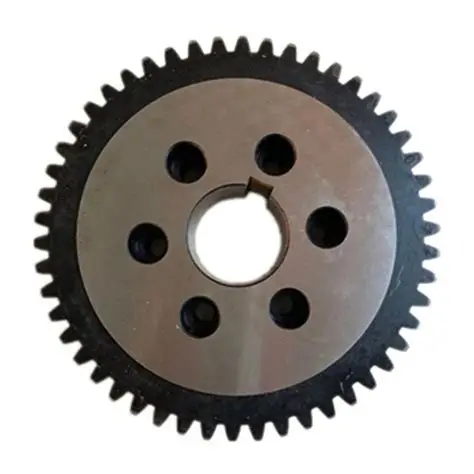
#> input picture gear_3.png, 474 x 474 px, found by its file name
$ python main.py
#> lines starting #> are read from the running program, lines starting #| are printed output that depends on the picture; after the words box and inside, x2 and y2 are one past the last pixel; in counts of white or black regions, pixels touching at a corner belong together
#!/usr/bin/env python3
# -*- coding: utf-8 -*-

import os
import json
import math
import argparse
from dataclasses import dataclass, asdict
from pathlib import Path
from typing import Dict, Any, Optional, Tuple, List

import cv2
import numpy as np
import matplotlib.pyplot as plt
from scipy.signal import find_peaks, savgol_filter, medfilt


# =========================
# 1) Configuration & CLI
# =========================

@dataclass
class Config:
    # Paths
    input_image: str = "gear_3.png"
    out_dir: str = "Output"

    # Preprocessing
    clahe_clip: float = 2.0
    clahe_grid: Tuple[int, int] = (8, 8)
    gaussian_kernel: Tuple[int, int] = (3, 3)

    # Thresholding
    min_thresh: int = 50
    max_thresh: int = 200
    otsu_fallback: bool = True

    # Morphology
    open_kernel: Tuple[int, int] = (3, 3)
    close_kernel: Tuple[int, int] = (5, 5)
    open_iter: int = 1
    close_iter: int = 2

    # Segmentation
    min_gear_area_ratio: float = 0.05     # gear area at least 5% of image
    min_circularity: float = 0.4          # 4*pi*A/P^2 threshold to filter blobs

    # Radial sampling
    radial_samples: int = 2048            # uniform angle samples
    add_quantile: float = 0.90
    ded_quantile: float = 0.10

    # Tooth counting (primary)
    expected_teeth_min: int = 12
    expected_teeth_max: int = 120
    peak_prominence_factor: float = 0.4   # multiplier on signal std for prominence
    peak_window_clean: int = 15
    peak_window_moderate: int = 25
    peak_window_noisy: int = 35

    # Tooth counting (FFT fallback)
    fft_enabled: bool = True

    # Visualization
    show_plots: bool = False
    save_plots: bool = True
    fig_dpi: int = 120

    # Output
    save_json: bool = True
    save_overlay: bool = True
    save_csv_profile: bool = True

    # Calibration
    pixels_per_mm: Optional[float] = None  # set to convert px->mm


def parse_args() -> Config:
    p = argparse.ArgumentParser(description="Gear analysis pipeline")
    p.add_argument("--input", "-i", type=str, default="gear_3.png", help="Path to input image")
    p.add_argument("--out", "-o", type=str, default="Output", help="Output directory")
    p.add_argument("--show", action="store_true", help="Show plots interactively")
    p.add_argument("--save-plots", action="store_true", help="Save plots to output")
    p.add_argument("--ppm", type=float, default=None, help="Pixels per millimeter (calibration)")

    args = p.parse_args()
    cfg = Config(
        input_image=args.input,
        out_dir=args.out,
        show_plots=args.show,
        save_plots=(args.save_plots or True),
        pixels_per_mm=args.ppm,
    )
    return cfg


# ================================
# 2) Utilities: IO & Visualization
# ================================

def ensure_out_dir(path: str) -> Path:
    out = Path(path)
    out.mkdir(parents=True, exist_ok=True)
    return out


def save_plot(fig: plt.Figure, out_dir: Path, name: str, dpi: int = 120):
    out_path = out_dir / f"{name}.png"
    fig.tight_layout()
    fig.savefig(str(out_path), dpi=dpi)
    plt.close(fig)


def show_or_save(fig: plt.Figure, cfg: Config, out_dir: Path, name: str):
    if cfg.save_plots:
        save_plot(fig, out_dir, name, dpi=cfg.fig_dpi)
    if cfg.show_plots:
        fig.show()


# ================================
# 3) Image Loading & Validation
# ================================

def load_image(path: str) -> np.ndarray:
    img = cv2.imread(path, cv2.IMREAD_COLOR)
    if img is None:
        raise FileNotFoundError(f"Could not read image: {path}")
    return img


# ====================================
# 4) Preprocessing & Auto Thresholding
# ====================================

def auto_threshold(gray_img: np.ndarray, cfg: Config) -> Tuple[np.ndarray, bool, Dict[str, Any]]:
    h, w = gray_img.shape
    cx, cy = w // 2, h // 2

    # Adaptive region sampling
    center_size = min(40, h // 8, w // 8)
    border_size = min(30, h // 10, w // 10)

    center_region = gray_img[cy - center_size:cy + center_size, cx - center_size:cx + center_size]

    border_samples = [
        gray_img[:border_size, :].ravel(),
        gray_img[-border_size:, :].ravel(),
        gray_img[:, :border_size].ravel(),
        gray_img[:, -border_size:].ravel(),
    ]
    corner_size = max(1, border_size // 2)
    border_samples.extend([
        gray_img[:corner_size, :corner_size].ravel(),
        gray_img[:corner_size, -corner_size:].ravel(),
        gray_img[-corner_size:, :corner_size].ravel(),
        gray_img[-corner_size:, -corner_size:].ravel(),
    ])
    all_border = np.concatenate(border_samples)

    # Clean border stats
    border_clean = all_border[
        (all_border >= np.percentile(all_border, 5)) &
        (all_border <= np.percentile(all_border, 95))
    ]
    center_mean = float(np.mean(center_region))
    center_std = float(np.std(center_region))
    border_mean = float(np.mean(border_clean))
    border_std = float(np.std(border_clean))

    invert = center_mean < border_mean
    intensity_gap = abs(border_mean - center_mean)

    flag = cv2.THRESH_BINARY_INV if invert else cv2.THRESH_BINARY
    manual_threshold = max(cfg.min_thresh, min(cfg.max_thresh, int((center_mean + border_mean) / 2))) \
        if intensity_gap > 20 else None

    bin_manual = None
    if manual_threshold is not None:
        _, bin_manual = cv2.threshold(gray_img, manual_threshold, 255, flag)

    if cfg.otsu_fallback:
        _, bin_otsu = cv2.threshold(gray_img, 0, 255, flag + cv2.THRESH_OTSU)
    else:
        bin_otsu = None

    if bin_manual is not None and intensity_gap > 30:
        final_binary = bin_manual
        method_used = f"Manual (thresh={manual_threshold})"
    elif bin_otsu is not None:
        final_binary = bin_otsu
        method_used = "Otsu"
    else:
        # fallback: manual or mid threshold
        t = manual_threshold if manual_threshold is not None else (cfg.min_thresh + cfg.max_thresh) // 2
        _, final_binary = cv2.threshold(gray_img, t, 255, flag)
        method_used = f"Fallback (thresh={t})"

    # Morphological cleanup
    k_open = cv2.getStructuringElement(cv2.MORPH_ELLIPSE, cfg.open_kernel)
    k_close = cv2.getStructuringElement(cv2.MORPH_ELLIPSE, cfg.close_kernel)
    final_binary = cv2.morphologyEx(final_binary, cv2.MORPH_OPEN, k_open, iterations=cfg.open_iter)
    final_binary = cv2.morphologyEx(final_binary, cv2.MORPH_CLOSE, k_close, iterations=cfg.close_iter)

    debug = dict(center_mean=center_mean, center_std=center_std,
                 border_mean=border_mean, border_std=border_std,
                 intensity_gap=intensity_gap, invert=invert, method_used=method_used)
    return final_binary, invert, debug


def preprocess(img: np.ndarray, cfg: Config, out_dir: Path) -> Dict[str, Any]:
    gray = cv2.cvtColor(img, cv2.COLOR_BGR2GRAY)

    clahe = cv2.createCLAHE(clipLimit=cfg.clahe_clip, tileGridSize=cfg.clahe_grid)
    gray_eq = clahe.apply(gray)

    blurred = cv2.GaussianBlur(gray_eq, cfg.gaussian_kernel, 0)

    binary, inverted, th_debug = auto_threshold(blurred, cfg)

    # Visualization
    fig = plt.figure(figsize=(10, 3))
    plt.subplot(1, 3, 1); plt.title("Gray"); plt.axis("off"); plt.imshow(gray, cmap="gray")
    plt.subplot(1, 3, 2); plt.title("CLAHE"); plt.axis("off"); plt.imshow(gray_eq, cmap="gray")
    plt.subplot(1, 3, 3); plt.title(f"Binary (invert={inverted})"); plt.axis("off"); plt.imshow(binary, cmap="gray")
    show_or_save(fig, cfg, out_dir, "01_preprocess")

    return dict(gray=gray, gray_eq=gray_eq, binary=binary, inverted=inverted, debug=th_debug)


# ==========================================
# 5) Gear Segmentation, Contour & Validation
# ==========================================

def select_gear_mask(binary: np.ndarray, cfg: Config, out_dir: Path) -> Tuple[np.ndarray, Optional[np.ndarray]]:
    mask = binary.copy()

    # Keep largest external contour
    cnts, _ = cv2.findContours(mask, cv2.RETR_EXTERNAL, cv2.CHAIN_APPROX_SIMPLE)
    if not cnts:
        return mask, None

    areas = [cv2.contourArea(c) for c in cnts]
    largest = cnts[int(np.argmax(areas))]

    canvas = np.zeros_like(mask)
    cv2.drawContours(canvas, [largest], -1, 255, -1)
    mask = canvas

    # Validate by area and circularity
    h, w = mask.shape
    area = float(cv2.contourArea(largest))
    area_ratio = area / float(h * w)
    perim = float(cv2.arcLength(largest, True))
    circularity = (4 * math.pi * area) / (perim * perim + 1e-9)

    if area_ratio < cfg.min_gear_area_ratio or circularity < cfg.min_circularity:
        # Not a valid gear-like blob
        pass

    cv2.imwrite(str(out_dir / "gear_mask.png"), mask)

    fig = plt.figure(figsize=(4, 4))
    plt.title("Mask (Largest Component)"); plt.axis("off"); plt.imshow(mask, cmap="gray")
    show_or_save(fig, cfg, out_dir, "02_mask")
    return mask, largest


# ====================================
# 6) Center & Radii (Add, Ded, Pitch)
# ====================================

def robust_radius(contour: np.ndarray, center: Tuple[float, float], top_k: int = 200, mode: str = "max") -> float:
    cx, cy = center
    pts = contour[:, 0, :]
    d = np.hypot(pts[:, 0] - cx, pts[:, 1] - cy)
    vals = np.sort(d)
    k = min(top_k, len(vals))
    if k <= 0:
        return float(np.mean(d)) if d.size > 0 else 0.0
    if mode == "max":
        return float(np.mean(vals[-k:]))
    return float(np.mean(vals[:k]))


def center_from_moments(mask: np.ndarray) -> Tuple[float, float]:
    M = cv2.moments(mask, binaryImage=True)
    if M["m00"] == 0:
        ys, xs = np.where(mask > 0)
        return float(np.mean(xs)), float(np.mean(ys))
    cx = M["m10"] / M["m00"]
    cy = M["m01"] / M["m00"]
    return float(cx), float(cy)


def estimate_radii(mask: np.ndarray, outer_contour: np.ndarray, cfg: Config, out_dir: Path, img: np.ndarray) -> Dict[str, Any]:
    cx, cy = center_from_moments(mask)

    r_add = robust_radius(outer_contour, (cx, cy), mode="max")
    r_ded = robust_radius(outer_contour, (cx, cy), mode="min")
    r_pitch = 0.5 * (r_add + r_ded)

    # Find largest inner child as bore (if any)
    contours, hierarchy = cv2.findContours(mask, cv2.RETR_TREE, cv2.CHAIN_APPROX_NONE)
    r_hole = None
    if hierarchy is not None:
        hierarchy = hierarchy[0]
        outer_idx = int(np.argmax([cv2.contourArea(c) for c in contours]))
        child_idxs = [i for i, h in enumerate(hierarchy) if h[3] == outer_idx]
        if child_idxs:
            inner_idx = max(child_idxs, key=lambda i: cv2.contourArea(contours[i]))
            r_hole = robust_radius(contours[inner_idx], (cx, cy), mode="max")

    # Diagnostic overlay of circles
    diag = img.copy()
    for r in [r_ded, r_pitch, r_add]:
        cv2.circle(diag, (int(cx), int(cy)), int(max(1, r)), (0, 255, 0), 2)
    if r_hole:
        cv2.circle(diag, (int(cx), int(cy)), int(max(1, r_hole)), (255, 0, 0), 2)
    cv2.circle(diag, (int(cx), int(cy)), 4, (0, 0, 255), -1)
    cv2.imwrite(str(out_dir / "gear_radii_overlay.png"), diag)

    fig = plt.figure(figsize=(5, 5))
    plt.title("Center & Radii"); plt.axis("off"); plt.imshow(cv2.cvtColor(diag, cv2.COLOR_BGR2RGB))
    show_or_save(fig, cfg, out_dir, "03_radii")

    return dict(cx=cx, cy=cy, r_add=r_add, r_ded=r_ded, r_pitch=r_pitch, r_hole=r_hole)


# ======================================
# 7) Radial Profile & Tooth Counting
# ======================================

def radial_profile_from_contour(outer_contour: np.ndarray, cx: float, cy: float, samples: int) -> Tuple[np.ndarray, np.ndarray]:
    pts = outer_contour[:, 0, :]
    theta = np.mod(np.arctan2(pts[:, 1] - cy, pts[:, 0] - cx), 2 * np.pi)
    r = np.hypot(pts[:, 0] - cx, pts[:, 1] - cy)
    idx = np.argsort(theta)
    theta_sorted, r_sorted = theta[idx], r[idx]
    tgrid = np.linspace(0, 2 * np.pi, samples, endpoint=False)
    # Repeat to ensure coverage in interpolation wrap
    theta2 = np.concatenate([theta_sorted, theta_sorted + 2 * np.pi])
    r2 = np.concatenate([r_sorted, r_sorted])
    rgrid = np.interp(tgrid, theta2, r2)
    return tgrid, rgrid


def tooth_count_peaks(tgrid: np.ndarray, rgrid: np.ndarray, cfg: Config, out_dir: Path, label: str, do_plot: bool) -> Tuple[int, Dict[str, Any]]:
    # Center, median filter, adaptive smoothing
    r_centered = rgrid - np.mean(rgrid)
    r_median = medfilt(r_centered, kernel_size=15) + np.mean(rgrid)

    signal_std = float(np.std(r_median))
    signal_range = float(np.max(r_median) - np.min(r_median))
    noise_level = signal_std / (signal_range + 1e-9)

    if noise_level < 0.05:
        window_length = cfg.peak_window_clean
    elif noise_level < 0.10:
        window_length = cfg.peak_window_moderate
    else:
        window_length = cfg.peak_window_noisy
    if window_length % 2 == 0:
        window_length += 1

    r_smooth = savgol_filter(r_median, window_length=window_length, polyorder=3)

    # Expected min distance between peaks
    N = len(tgrid)
    min_dist_cons = max(1, N // max(cfg.expected_teeth_max, 3))
    min_dist_lib = max(1, N // max(cfg.expected_teeth_min, 3))

    prom = max(1e-6, cfg.peak_prominence_factor * float(np.std(r_smooth - np.mean(r_smooth))))

    peaks_cons, props_cons = find_peaks(r_smooth, distance=min_dist_cons, prominence=prom, width=2)
    peaks_lib, props_lib = find_peaks(r_smooth, distance=min_dist_lib, prominence=0.6 * prom, width=1)

    def validate_regular(peaks: np.ndarray, tol: float = 0.3) -> Tuple[np.ndarray, bool]:
        if peaks is None or len(peaks) < 4:
            return peaks, False
        angles = tgrid[peaks]
        ang_sorted = np.sort(angles)
        diffs = np.diff(ang_sorted)
        diffs = np.append(diffs, 2 * np.pi - (ang_sorted[-1] - ang_sorted[0]))
        expected = 2 * np.pi / max(1, len(peaks))
        dev = np.abs(diffs - expected) / (expected + 1e-9)
        regular_idx = [i for i in range(len(peaks)) if (i < len(dev) and dev[i] < tol)]
        is_regular = (len(regular_idx) >= 0.8 * len(peaks))
        return peaks if is_regular else peaks, is_regular

    cons_valid, cons_regular = validate_regular(peaks_cons)
    lib_valid, lib_regular = validate_regular(peaks_lib)

    cons_count = len(cons_valid)
    lib_count = len(lib_valid)

    # Decision
    if cons_regular and cfg.expected_teeth_min <= cons_count <= cfg.expected_teeth_max:
        final_peaks = cons_valid
        method = "conservative_regular"
    elif lib_regular and cfg.expected_teeth_min <= lib_count <= cfg.expected_teeth_max:
        final_peaks = lib_valid
        method = "liberal_regular"
    elif cons_regular:
        final_peaks = cons_valid
        method = "conservative_extended"
    elif lib_regular:
        final_peaks = lib_valid
        method = "liberal_extended"
    else:
        # pick closer to geometric mean of range
        target = math.sqrt(cfg.expected_teeth_min * cfg.expected_teeth_max)
        final_peaks = peaks_cons if abs(cons_count - target) < abs(lib_count - target) else peaks_lib
        method = "fallback_closest"

    count = int(len(final_peaks))

    # Plot if requested
    if do_plot:
        fig = plt.figure(figsize=(14, 6))
        ax1 = fig.add_subplot(2, 2, 1)
        ax1.plot(tgrid, rgrid, alpha=0.4, label="Raw")
        ax1.plot(tgrid, r_median, alpha=0.7, label="Median")
        ax1.plot(tgrid, r_smooth, label="Smoothed")
        ax1.set_title("Signal processing")
        ax1.legend(); ax1.grid(alpha=0.3)

        ax2 = fig.add_subplot(2, 2, 2)
        ax2.plot(tgrid, r_smooth, label="Smoothed")
        ax2.plot(tgrid[peaks_cons], r_smooth[peaks_cons], "bo", label=f"Conservative {len(peaks_cons)}")
        ax2.plot(tgrid[peaks_lib], r_smooth[peaks_lib], "go", label=f"Liberal {len(peaks_lib)}")
        ax2.plot(tgrid[final_peaks], r_smooth[final_peaks], "ro", label=f"Final {len(final_peaks)}")
        ax2.set_title("Peak detection"); ax2.legend(); ax2.grid(alpha=0.3)

        ax3 = fig.add_subplot(2, 2, 3, projection="polar")
        ax3.plot(tgrid, r_smooth)
        if len(final_peaks) > 0:
            ax3.plot(tgrid[final_peaks], r_smooth[final_peaks], "ro")
        ax3.set_title(f"Polar view - {count} teeth")

        ax4 = fig.add_subplot(2, 2, 4)
        if len(final_peaks) > 1:
            peak_angles = np.sort(tgrid[final_peaks]) * 180 / np.pi
            diffs = np.diff(peak_angles)
            diffs = np.append(diffs, 360 - (peak_angles[-1] - peak_angles[0]))
            expected_deg = 360 / max(1, len(final_peaks))
            ax4.bar(range(len(diffs)), diffs, alpha=0.7)
            ax4.axhline(expected_deg, color="r", linestyle="--", label=f"Expected {expected_deg:.1f}°")
            ax4.legend()
        ax4.set_title("Angular spacing")

        show_or_save(fig, cfg, out_dir, f"04_peaks_{label}")

    info = dict(method=method, cons_count=cons_count, lib_count=lib_count,
                noise_level=float(noise_level), window_length=int(window_length),
                prominence=float(prom))
    return count, info


def tooth_count_fft(tgrid: np.ndarray, rgrid: np.ndarray, cfg: Config, out_dir: Path, label: str, do_plot: bool) -> Tuple[Optional[int], Dict[str, Any]]:
    # Detrend
    kernel = np.ones(51) / 51.0
    r_det = rgrid - np.convolve(rgrid, kernel, mode="same")

    F = np.fft.rfft(r_det)
    freqs = np.fft.rfftfreq(len(tgrid), d=(2 * np.pi / len(tgrid)))
    power = np.abs(F)

    # Limit frequency search to plausible tooth counts
    fmin = max(3, cfg.expected_teeth_min // 2)
    fmax = min(len(freqs) - 1, cfg.expected_teeth_max * 2)
    band = (freqs >= fmin) & (freqs <= fmax)
    if not np.any(band):
        return None, dict(note="no_band")

    idx = np.argmax(power[band])
    peak_freq = float(freqs[band][idx])
    teeth_candidate = int(round(peak_freq))

    if do_plot:
        fig = plt.figure(figsize=(10, 4))
        plt.plot(freqs[band], power[band])
        plt.title(f"FFT magnitude (peak ~ {teeth_candidate})")
        plt.xlabel("Frequency (cycles/rev)"); plt.ylabel("Magnitude")
        show_or_save(fig, cfg, out_dir, f"05_fft_{label}")

    return teeth_candidate, dict(peak_freq=peak_freq)


def consensus_tooth_count(tgrid: np.ndarray, rgrid: np.ndarray, cfg: Config, out_dir: Path) -> Tuple[Optional[int], Dict[str, Any]]:
    count_peaks, info_peaks = tooth_count_peaks(tgrid, rgrid, cfg, out_dir, "primary", cfg.save_plots or cfg.show_plots)

    candidates = [count_peaks]
    meta = {"primary": info_peaks}

    if cfg.fft_enabled:
        fft_count, info_fft = tooth_count_fft(tgrid, rgrid, cfg, out_dir, "fft", cfg.save_plots or cfg.show_plots)
        meta["fft"] = info_fft
        if fft_count is not None:
            candidates.append(fft_count)

    # Remove Nones and invalid
    valid = [c for c in candidates if c is not None and c > 0]

    if not valid:
        return None, meta

    if len(valid) == 1:
        return int(valid[0]), meta

    # If two candidates: if within ±1, take average round, else pick by consistency
    a, b = int(valid[0]), int(valid[1])
    if abs(a - b) <= 1:
        return int(round(0.5 * (a + b))), meta

    # Prefer primary unless FFT has very strong peak far larger than neighbors (not implemented fully)
    return int(a), meta


# ==========================
# 8) Overlay & CSV Exports
# ==========================

def overlay_teeth_markers(img: np.ndarray, cx: float, cy: float, tgrid: np.ndarray, peaks_count: int, r_add: float, out_dir: Path, cfg: Config):
    if peaks_count is None or peaks_count <= 0:
        return
    # Draw peaks at equal spacing for visualization (since final set is count)
    angles = np.linspace(0, 2 * np.pi, peaks_count, endpoint=False)
    for a in angles:
        x = int(cx + r_add * np.cos(a))
        y = int(cy + r_add * np.sin(a))
        cv2.circle(img, (x, y), 3, (0, 0, 255), -1)
    cv2.circle(img, (int(cx), int(cy)), 4, (255, 0, 0), -1)
    cv2.imwrite(str(out_dir / "gear_teeth_overlay.png"), img)


def export_profile_csv(out_dir: Path, tgrid: np.ndarray, rgrid: np.ndarray):
    arr = np.vstack([tgrid, rgrid]).T
    header = "angle_rad, radius_px"
    np.savetxt(str(out_dir / "radial_profile.csv"), arr, delimiter=",", header=header, comments="")


# ==========================
# 9) Orchestrator (Main)
# ==========================

def analyze_gear(cfg: Config) -> Dict[str, Any]:
    out_dir = ensure_out_dir(cfg.out_dir)
    img = load_image(cfg.input_image)
#> in load_image, img is the input picture: shape (474, 474, 3); mean B, G, R 163.1, 165.9, 168.9

    # Preprocess
    pre = preprocess(img, cfg, out_dir)
#> in preprocess, `gray_eq = clahe.apply(gray)`:
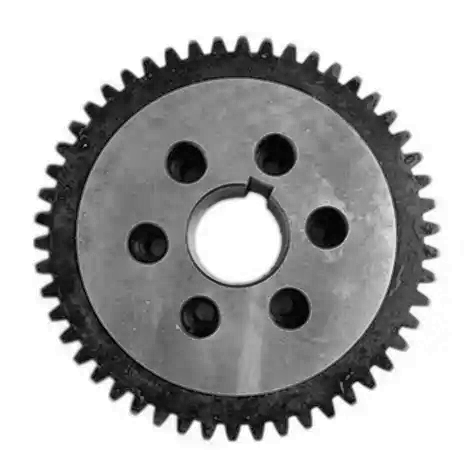
#> gray_eq: shape (474, 474); min 1, max 255, mean 174.3
#> in auto_threshold, `center_region = gray_img[cy - center_size:cy + center_size, cx - cente..`:
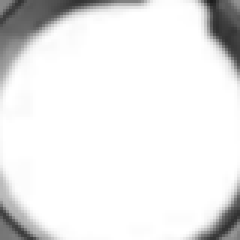
#> center_region: shape (80, 80) (shown 3 times larger); min 28, max 255, mean 233.2
#> in auto_threshold, `center_mean = float(np.mean(center_region))`: center_mean = 233.2
#> in auto_threshold, `center_std = float(np.std(center_region))`: center_std = 51.45
#> in auto_threshold, `border_mean = float(np.mean(border_clean))`: border_mean = 255
#> in auto_threshold, `border_std = float(np.std(border_clean))`: border_std = 0
#> in auto_threshold, `invert = center_mean < border_mean`: invert = True
#> in auto_threshold, `intensity_gap = abs(border_mean - center_mean)`: intensity_gap = 21.77
#> in auto_threshold, `flag = cv2.THRESH_BINARY_INV if invert else cv2.THRESH_BINARY`: flag = 1
#> in auto_threshold, `manual_threshold = max(cfg.min_thresh, min(cfg.max_thresh, int((center..`: manual_threshold = 200
#> in auto_threshold, `_, bin_manual = cv2.threshold(gray_img, manual_threshold, 255, flag)`:
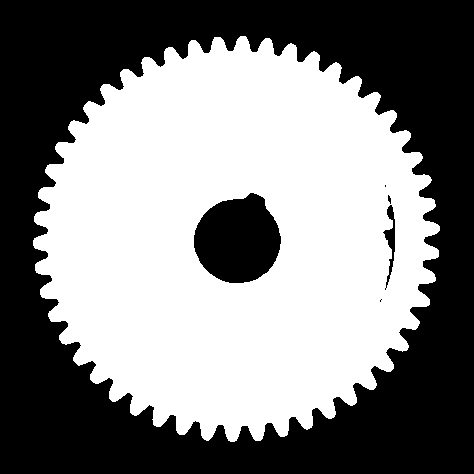
#> bin_manual: shape (474, 474); 51.2% white; 6 black regions (3 under 20 px), largest, box (x1, y1, x2, y2) and area: (0, 0, 474, 474) 103277, (194, 193, 281, 283) 5869, (383, 205, 395, 290) 363
#> in auto_threshold, `_, bin_otsu = cv2.threshold(gray_img, 0, 255, flag + cv2.THRESH_OTSU)`:
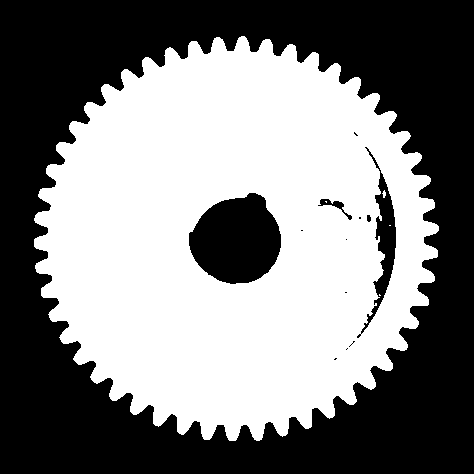
#> bin_otsu: shape (474, 474); 49.9% white; 5 white regions (3 under 20 px), largest, box (x1, y1, x2, y2) and area: (34, 36, 439, 441) 112078, (382, 190, 386, 198) 20
#> in auto_threshold, `final_binary = cv2.morphologyEx(final_binary, cv2.MORPH_CLOSE, k_close..`:
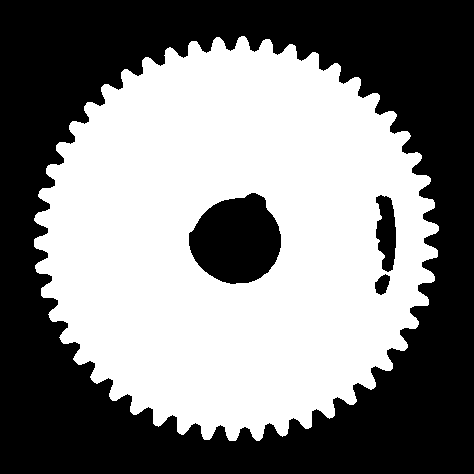
#> final_binary: shape (474, 474); 50.4% white; 4 black regions
#> in auto_threshold, `debug = dict(center_mean=center_mean, center_std=center_std, border_me..`: debug = {'center_mean': 233.2, 'center_std': 51.45, 'border_mean': 255, 'border_std': 0, 'intensity_gap': 21.77, 'invert': True, 'method_used': 'Otsu'}
#> in preprocess, `binary, inverted, th_debug = auto_threshold(blurred, cfg)`: inverted = True; th_debug has the same summary as debug in auto_threshold
#> (the rest of the program and of its run is left out)
